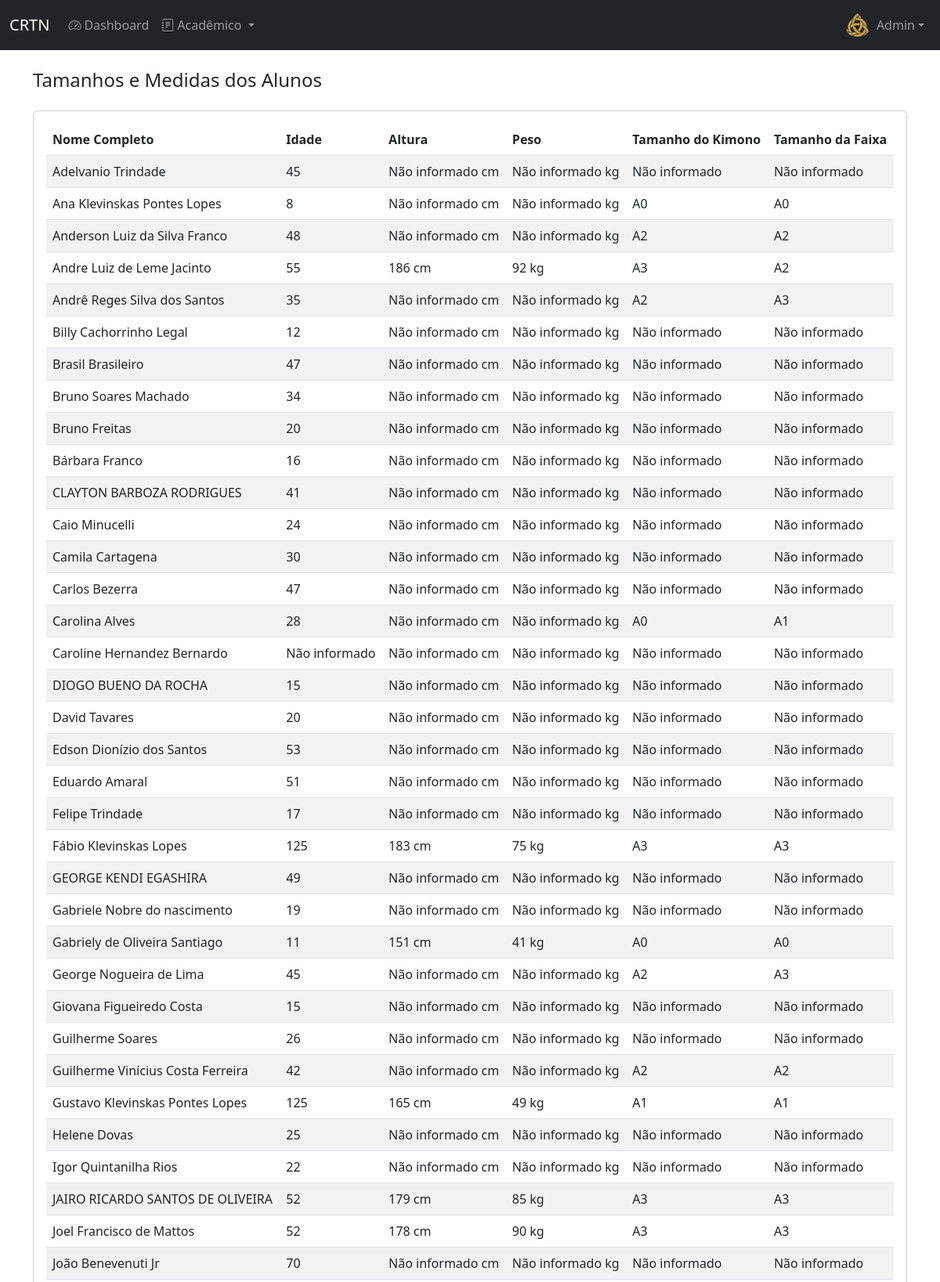
The app's page /professor/tamanhos-medidas/ (signed in, upper part) with its own data.
### academia/models.py (models this page shows, shortened)
class User(AbstractUser):
    STATUS_CHOICES = [('ATIVO', 'Ativo'), ('INATIVO', 'Inativo'), ('PENDENTE', 'Pendente')]
    GROUP_ROLE_CHOICES = [('STD', 'Aluno'), ('PRO', 'Professor'), ('ADM', 'Administrador')]
    KIMONO_SIZE_CHOICES = [('A0', 'A0'), ('A1', 'A1'), ('A2', 'A2'), ('A3', 'A3'), ('A4', 'A4'), ('A5', 'A5'), ('A6', 'A6')]
    BELT_SIZE_CHOICES = [('A0', 'A0'), ('A1', 'A1'), ('A2', 'A2'), ('A3', 'A3'), ('A4', 'A4'), ('A5', 'A5'), ('A6', 'A6')]
    birthday = models.DateField('Data de Nascimento', null=True, blank=True)
    group_role = models.CharField('Perfil', max_length=3, choices=GROUP_ROLE_CHOICES, default='STD')
    status = models.CharField('Status', max_length=8, choices=STATUS_CHOICES, default='PENDENTE')
    photo = models.ImageField('Foto', upload_to=photo_upload_to, null=True, blank=True)
    height = models.IntegerField('Altura (cm)', null=True, blank=True)
    weight = models.IntegerField('Peso (kg)', null=True, blank=True)
    kimono_size = models.CharField('Tamanho do Kimono', max_length=2, choices=KIMONO_SIZE_CHOICES, null=True, blank=True)
    belt_size = models.CharField('Tamanho da Faixa', max_length=2, choices=BELT_SIZE_CHOICES, null=True, blank=True)
    whatsapp = models.CharField('WhatsApp', max_length=20, null=True, blank=True)
    responsible = models.ForeignKey('self', on_delete=models.SET_NULL, null=True, blank=True, related_name='dependents')
    class Meta:
        verbose_name, verbose_name_plural = 'Usuário', 'Usuários'
        ordering = ['first_name', 'last_name']
    def is_student(self): return self.group_role == 'STD'
    def is_admin(self): return self.group_role == 'ADM'
    def is_professor_or_admin(self): return self.group_role in ['PRO', 'ADM']

### academia/views.py (the view)
# urls.py: path('professor/tamanhos-medidas/', views.tamanhos_medidas, name='tamanhos_medidas'),
@login_required
def tamanhos_medidas(request):
    if not request.user.is_professor_or_admin():
        raise PermissionDenied
    students = User.objects.filter(group_role='STD').order_by('first_name', 'last_name')
    today = datetime.date.today()
    student_data = [{
        'user': student,
        'age': today.year - student.birthday.year - ((today.month, today.day) < (student.birthday.month, student.birthday.day)) if student.birthday else None
    } for student in students]
    return render(request, 'academia/professor/tamanhos_medidas.html', {'student_data': student_data})

### academia/context_processors.py (called while the page is built)
def account_management_context(request):
    original_user_id = request.session.get('original_user_id')
    main_user = None
    if original_user_id:
        try:
            main_user = User.objects.get(id=original_user_id)
        except User.DoesNotExist:
            request.session.pop('original_user_id', None)
    else:
        main_user = request.user
    dependents = main_user.dependents.all() if main_user and main_user.dependents.exists() else []
    return {
        'original_user_id': original_user_id,
        'dependents_list': dependents,
    }

def global_context(request):
    if not request.user.is_authenticated:
        return {}
    context = {}
    context.update(notifications_context(request))
    context.update(account_management_context(request))
    return context

### academia/templates/academia/professor/tamanhos_medidas.html (shortened to what this page needs)
{% extends 'academia/base.html' %}
{% block content %}
<h4 class="mb-4">Tamanhos e Medidas dos Alunos</h4>
<div class="card">
    <div class="card-body">
        <div class="table-responsive">
            <table class="table table-striped table-hover">
                <thead>
                    <tr>
                        <th>Nome Completo</th>
                        <th>Idade</th>
                        <th>Altura</th>
                        <th>Peso</th>
                        <th>Tamanho do Kimono</th>
                        <th>Tamanho da Faixa</th>
                    </tr>
                </thead>
                <tbody>
                    {% for data in student_data %}
                        <tr>
                            <td>{{ data.user.get_full_name }}</td>
                            <td>{{ data.age|default:"Não informado" }}</td>
                            <td>{{ data.user.height|default:"Não informado" }} cm</td>
                            <td>{{ data.user.weight|default:"Não informado" }} kg</td>
                            <td>{{ data.user.kimono_size|default:"Não informado" }}</td>
                            <td>{{ data.user.belt_size|default:"Não informado" }}</td>
                        </tr>
                    {% empty %}
                        <tr>
                            <td colspan="6" class="text-center">Nenhum aluno encontrado.</td>
                        </tr>
                    {% endfor %}
                </tbody>
            </table>
        </div>
    </div>
</div>
{% endblock %}

### academia/templates/academia/base.html (shortened to what this page needs)
{% load static %}
<!DOCTYPE html>
<html lang="pt-BR">
<head>
    <link href="https://cdn.jsdelivr.net/npm/bootstrap@5.3.0/dist/css/bootstrap.min.css" rel="stylesheet">
    <link rel="stylesheet" href="https://cdn.jsdelivr.net/npm/bootstrap-icons@1.11.0/font/bootstrap-icons.css">
    <link rel="stylesheet" href="{% static 'css/styles.css' %}">
</head>
<body>
    {% if user.is_authenticated %}
    <nav class="navbar navbar-expand-lg navbar-dark bg-dark">
        <div class="container-fluid">
            <a class="navbar-brand" href="{% url 'index' %}">CRTN</a>
            <div class="collapse navbar-collapse" id="navbarNav">
                <ul class="navbar-nav me-auto">
                    <li class="nav-item">
                        <a class="nav-link" href="{% url 'dashboard' %}">
                            <i class="bi bi-speedometer2 me-1"></i>Dashboard
                        </a>
                    </li>
                    {% if user.is_student or user.is_professor_or_admin %}
                    <li class="nav-item dropdown">
                        <a class="nav-link dropdown-toggle" href="#" role="button" data-bs-toggle="dropdown" aria-expanded="false">
                            <i class="bi bi-journal-text me-1"></i>Acadêmico
                        </a>
                    </li>
                    {% endif %}
                </ul>
                <ul class="navbar-nav">
                    <li class="nav-item dropdown">
                        <a class="nav-link dropdown-toggle d-flex align-items-center" href="#" role="button" data-bs-toggle="dropdown" aria-expanded="false">
                            {% if user.photo %}
                                <img src="{{ user.photo.url }}" alt="Foto" class="rounded-circle me-2" width="32" height="32" style="object-fit: cover;">
                            {% else %}
                                <div class="bg-secondary rounded-circle me-2 d-flex align-items-center justify-content-center" style="width: 32px; height: 32px;">
                                    <i class="bi bi-person text-white"></i>
                                </div>
                            {% endif %}
                            <span>{{ user.first_name }}</span>
                        </a>
                    </li>
                </ul>
            </div>
        </div>
    </nav>
    {% endif %}
    <div class="container mt-4">
        {% block content %}{% endblock %}
    </div>
</body>
</html>

### records on screen
User: photo (picture), first_name "Admin"
User: user.get_full_name "Adelvanio Trindade", age "45", user.height "Não informado", user.weight "Não informado", user.kimono_size "Não informado", user.belt_size "Não informado"
User: user.get_full_name "Ana Klevinskas Pontes Lopes", age "8", user.height "Não informado", user.weight "Não informado", user.kimono_size "A0", user.belt_size "A0"
User: user.get_full_name "Anderson Luiz da Silva Franco", age "48", user.height "Não informado", user.weight "Não informado", user.kimono_size "A2", user.belt_size "A2"
User: user.get_full_name "Andre Luiz de Leme Jacinto", age "55", user.height "186", user.weight "92", user.kimono_size "A3", user.belt_size "A2"
User: user.get_full_name "Andrê Reges Silva dos Santos", age "35", user.height "Não informado", user.weight "Não informado", user.kimono_size "A2", user.belt_size "A3"
User: user.get_full_name "Billy Cachorrinho Legal", age "12", user.height "Não informado", user.weight "Não informado", user.kimono_size "Não informado", user.belt_size "Não informado"
User: user.get_full_name "Brasil Brasileiro", age "47", user.height "Não informado", user.weight "Não informado", user.kimono_size "Não informado", user.belt_size "Não informado"
User: user.get_full_name "Bruno Soares Machado", age "34", user.height "Não informado", user.weight "Não informado", user.kimono_size "Não informado", user.belt_size "Não informado"
User: user.get_full_name "Bruno Freitas", age "20", user.height "Não informado", user.weight "Não informado", user.kimono_size "Não informado", user.belt_size "Não informado"
User: user.get_full_name "Bárbara Franco", age "16", user.height "Não informado", user.weight "Não informado", user.kimono_size "Não informado", user.belt_size "Não informado"
User: user.get_full_name "CLAYTON BARBOZA RODRIGUES", age "41", user.height "Não informado", user.weight "Não informado", user.kimono_size "Não informado", user.belt_size "Não informado"
User: user.get_full_name "Caio Minucelli", age "24", user.height "Não informado", user.weight "Não informado", user.kimono_size "Não informado", user.belt_size "Não informado"
User: user.get_full_name "Camila Cartagena", age "30", user.height "Não informado", user.weight "Não informado", user.kimono_size "Não informado", user.belt_size "Não informado"
User: user.get_full_name "Carlos Bezerra", age "47", user.height "Não informado", user.weight "Não informado", user.kimono_size "Não informado", user.belt_size "Não informado"
User: user.get_full_name "Carolina Alves", age "28", user.height "Não informado", user.weight "Não informado", user.kimono_size "A0", user.belt_size "A1"
User: user.get_full_name "Caroline Hernandez Bernardo", age "Não informado", user.height "Não informado", user.weight "Não informado", user.kimono_size "Não informado", user.belt_size "Não informado"
User: user.get_full_name "DIOGO BUENO DA ROCHA", age "15", user.height "Não informado", user.weight "Não informado", user.kimono_size "Não informado", user.belt_size "Não informado"
User: user.get_full_name "David Tavares", age "20", user.height "Não informado", user.weight "Não informado", user.kimono_size "Não informado", user.belt_size "Não informado"
User: user.get_full_name "Edson Dionízio dos Santos", age "53", user.height "Não informado", user.weight "Não informado", user.kimono_size "Não informado", user.belt_size "Não informado"
User: user.get_full_name "Eduardo Amaral", age "51", user.height "Não informado", user.weight "Não informado", user.kimono_size "Não informado", user.belt_size "Não informado"
User: user.get_full_name "Felipe Trindade", age "17", user.height "Não informado", user.weight "Não informado", user.kimono_size "Não informado", user.belt_size "Não informado"
User: user.get_full_name "Fábio Klevinskas Lopes", age "125", user.height "183", user.weight "75", user.kimono_size "A3", user.belt_size "A3"
User: user.get_full_name "GEORGE KENDI EGASHIRA", age "49", user.height "Não informado", user.weight "Não informado", user.kimono_size "Não informado", user.belt_size "Não informado"
User: user.get_full_name "Gabriele Nobre do nascimento", age "19", user.height "Não informado", user.weight "Não informado", user.kimono_size "Não informado", user.belt_size "Não informado"
User: user.get_full_name "Gabriely de Oliveira Santiago", age "11", user.height "151", user.weight "41", user.kimono_size "A0", user.belt_size "A0"
User: user.get_full_name "George Nogueira de Lima", age "45", user.height "Não informado", user.weight "Não informado", user.kimono_size "A2", user.belt_size "A3"
User: user.get_full_name "Giovana Figueiredo Costa", age "15", user.height "Não informado", user.weight "Não informado", user.kimono_size "Não informado", user.belt_size "Não informado"
User: user.get_full_name "Guilherme Soares", age "26", user.height "Não informado", user.weight "Não informado", user.kimono_size "Não informado", user.belt_size "Não informado"
User: user.get_full_name "Guilherme Vinícius Costa Ferreira", age "42", user.height "Não informado", user.weight "Não informado", user.kimono_size "A2", user.belt_size "A2"
User: user.get_full_name "Gustavo Klevinskas Pontes Lopes", age "125", user.height "165", user.weight "49", user.kimono_size "A1", user.belt_size "A1"
User: user.get_full_name "Helene Dovas", age "25", user.height "Não informado", user.weight "Não informado", user.kimono_size "Não informado", user.belt_size "Não informado"
User: user.get_full_name "Igor Quintanilha Rios", age "22", user.height "Não informado", user.weight "Não informado", user.kimono_size "Não informado", user.belt_size "Não informado"
User: user.get_full_name "JAIRO RICARDO SANTOS DE OLIVEIRA", age "52", user.height "179", user.weight "85", user.kimono_size "A3", user.belt_size "A3"
User: user.get_full_name "Joel Francisco de Mattos", age "52", user.height "178", user.weight "90", user.kimono_size "A3", user.belt_size "A3"
User: user.get_full_name "João Benevenuti Jr", age "70", user.height "Não informado", user.weight "Não informado", user.kimono_size "Não informado", user.belt_size "Não informado"
